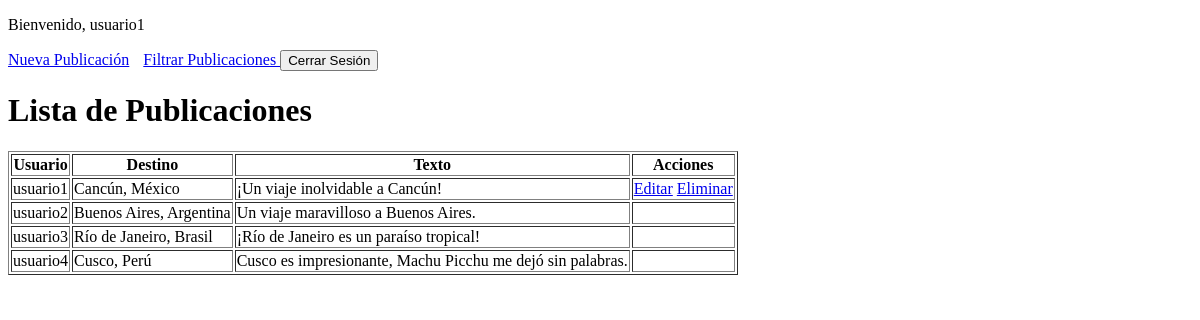
The app's page /publicacion/ (signed in), older data.
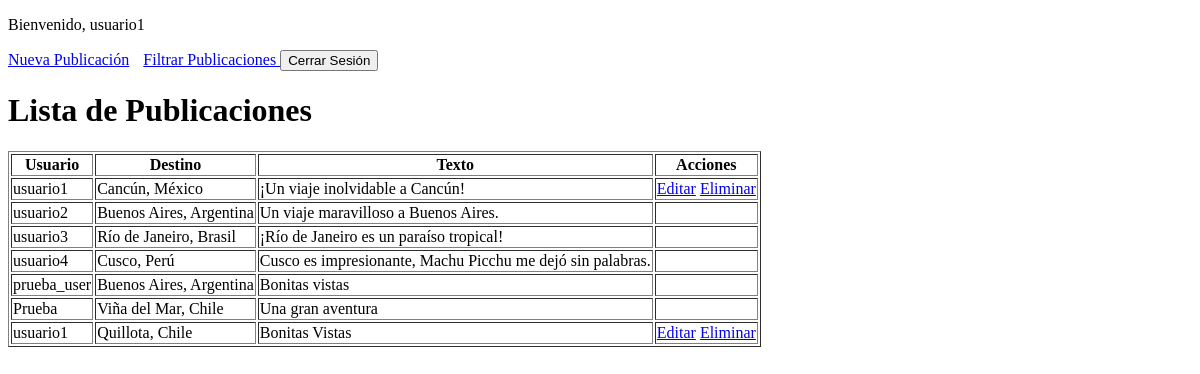
The same page, newer data.
### usuario/models.py (models this page shows, shortened)
class Usuario(AbstractUser):
    nombre = models.CharField(max_length=150)
    correo = models.EmailField(unique=True)
    ubicacion = models.CharField(max_length=255, blank=True, null=True)
    USERNAME_FIELD = 'correo'
    REQUIRED_FIELDS = ['username', 'nombre']

### publicacion/models.py (models this page shows, shortened)
class Publicacion(models.Model):
    usuario = models.ForeignKey(Usuario, on_delete=models.CASCADE)
    destino = models.ForeignKey(Destino, on_delete=models.CASCADE)
    texto = models.TextField()
    fecha = models.DateField(auto_now_add=True)

### destino/models.py (models this page shows)
class Destino(models.Model):
    pais = models.CharField(max_length=100)
    ciudad = models.CharField(max_length=100)
    descripcion = models.TextField()
    def __str__(self):
        return f"{self.ciudad}, {self.pais}"

### publicacion/views.py (the view)
# urls.py: path('', views.publicacion_list, name='publicacion_list'),
@login_required
def publicacion_list(request):
    publicaciones = Publicacion.objects.all()  # Todos los usuarios ven todas las publicaciones
    return render(request, 'publicacion_list.html', {'publicaciones': publicaciones})

### publicacion/templates/publicacion_list.html (shortened to what this page needs)
<!DOCTYPE html>
<html lang="es">
<head>
</head>
<body>
    <header>
        {% if user.is_authenticated %}
            <p>Bienvenido, {{ user.username }}</p>
            <nav>
                <a href="{% url 'publicacion_create' %}">Nueva Publicación</a>
                <a href="{% url 'publicacion_search' %}" style="margin-left: 10px;">
                    Filtrar Publicaciones
                </a>
                <form action="{% url 'logout' %}" method="POST" style="display: inline;">
                    <button type="submit">Cerrar Sesión</button>
                </form>
            </nav>
        {% else %}
            <nav>
                <a href="{% url 'login' %}">Iniciar Sesión</a>
                <a href="{% url 'register' %}">Registrarse</a>
            </nav>
        {% endif %}
    </header>
    <h1>Lista de Publicaciones</h1>
    <table border="1">
        <thead>
            <tr>
                <th>Usuario</th>
                <th>Destino</th>
                <th>Texto</th>
                <th>Acciones</th>
            </tr>
        </thead>
        <tbody>
            {% for publicacion in publicaciones %}
                <tr>
                    <td>{{ publicacion.usuario.username }}</td>
                    <td>{{ publicacion.destino }}</td>
                    <td>{{ publicacion.texto }}</td>
                    <td>
                        {% if request.user == publicacion.usuario or request.user.is_superuser %}
                            <a href="{% url 'publicacion_edit' publicacion.id %}">Editar</a>
                            <a href="{% url 'publicacion_delete' publicacion.id %}">Eliminar</a>
                        {% endif %}
                    </td>
                </tr>
            {% empty %}
                <tr>
                    <td colspan="4">No hay publicaciones disponibles.</td>
                </tr>
            {% endfor %}
        </tbody>
    </table>
</body>
</html>

Row changes from the older to the newer data that the page shows:
added Publicacion: usuario.username "prueba_user", destino "Buenos Aires, Argentina", texto "Bonitas vistas"
added Publicacion: usuario.username "Prueba", destino "Viña del Mar, Chile", texto "Una gran aventura"
added Publicacion: usuario.username "usuario1", destino "Quillota, Chile", texto "Bonitas Vistas", shows "Editar"
